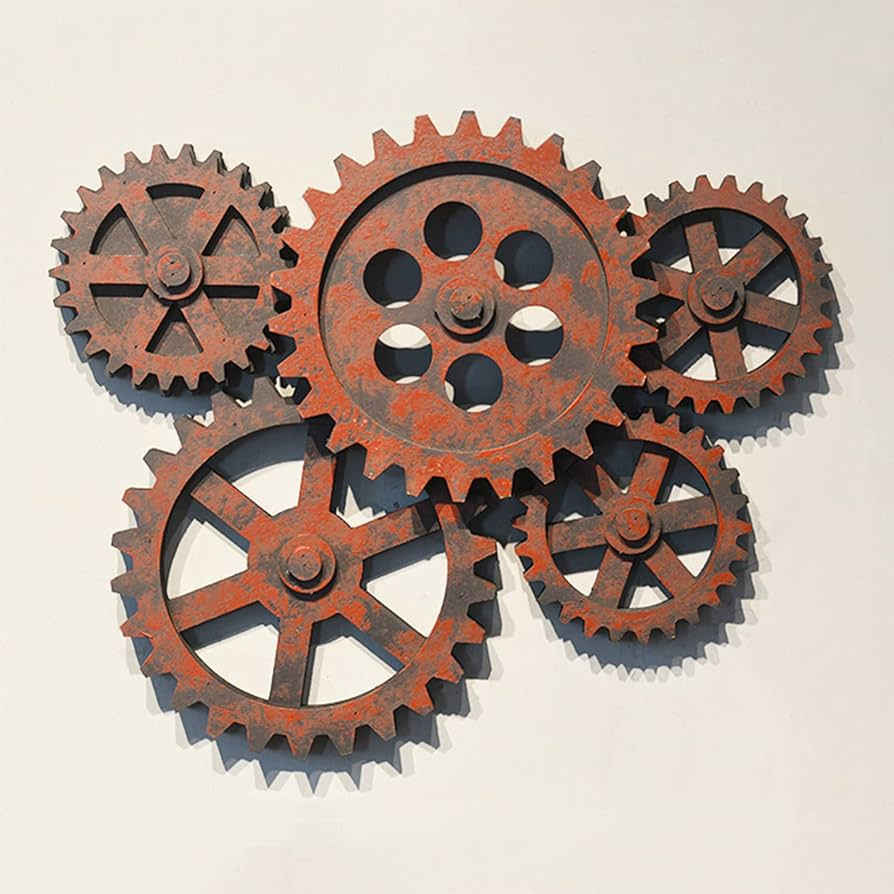
#> input picture 2026-10-15/gears.jpg, 894 x 894 px
$ python ex2-2-shitomasi.py gears.jpg
#> lines starting #> are read from the running program, lines starting #| are printed output that depends on the picture; after the words box and inside, x2 and y2 are one past the last pixel; in counts of white or black regions, pixels touching at a corner belong together
import cv2
import argparse

parser = argparse.ArgumentParser(description="Run Shi-Tomasi corner detection on selected file")
parser.add_argument("file", help="Insert file path")

args = parser.parse_args()

img_src = cv2.imread(args.file)
#> img_src is the input picture: shape (894, 894, 3); mean B, G, R 159.6, 170.3, 187.9
img_gray = cv2.cvtColor(img_src, cv2.COLOR_BGR2GRAY)
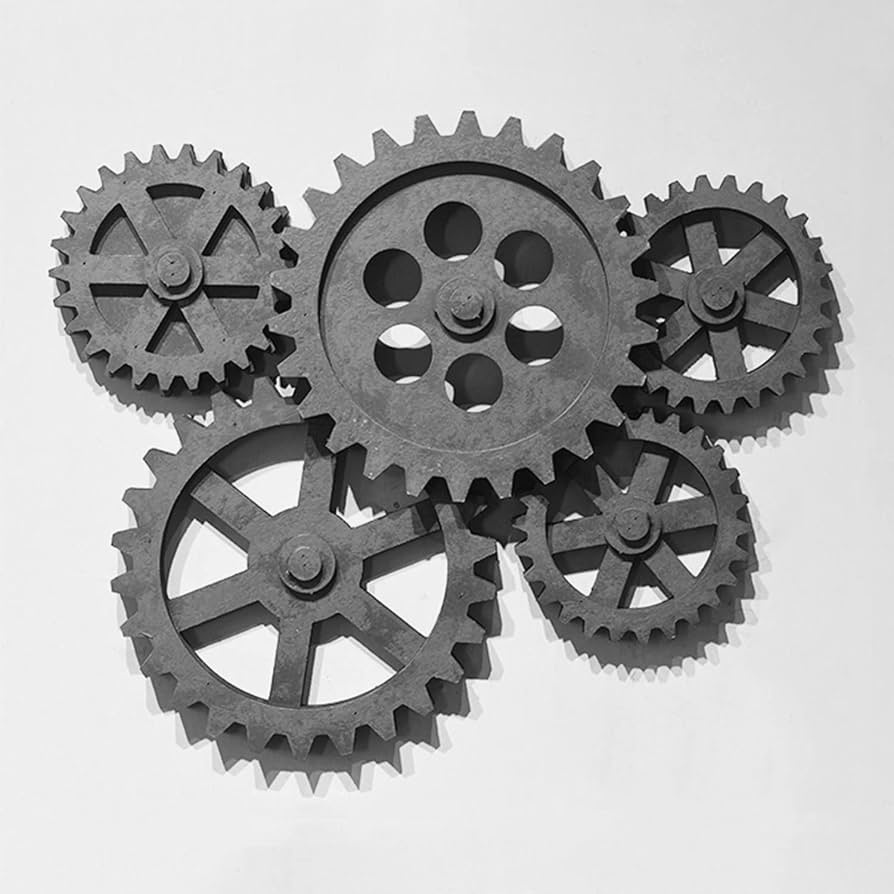
#> img_gray: shape (894, 894); min 0, max 255, mean 174.3
img_dst = img_src.copy()

corners = cv2.goodFeaturesToTrack(img_gray, 1000, 0.1, 5)
#> corners = 439 rows, first 8: [236, 400], [294, 388], [289, 385], [664, 319], [196, 651], [564, 576], [202, 523], [709, 551]

for i in corners:
    x,y = i.ravel()
    x=int(x)
    y=int(y)
    cv2.circle(img_dst,(x,y),3,(0,0,255),2)
#> this loop made 439 passes
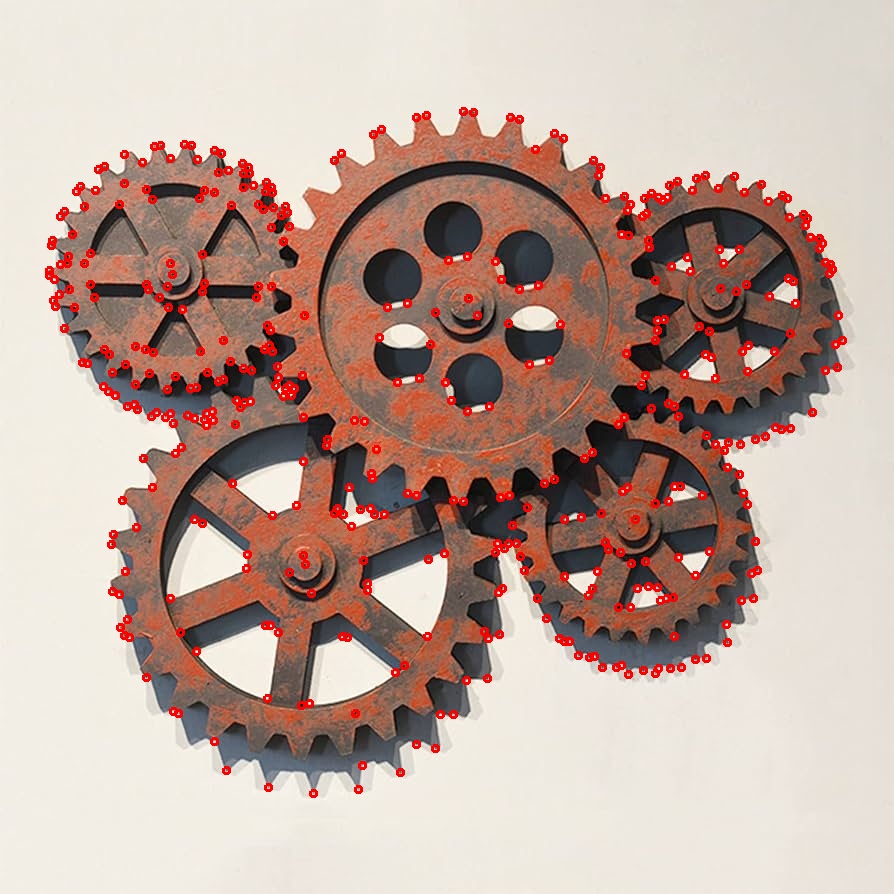
#> img_dst: shape (894, 894, 3); 3.09% of pixels changed, all inside (x1, y1, x2, y2) = (45, 107, 847, 798)

cv2.imshow('src', img_src)
cv2.imshow('dst', img_dst)

cv2.waitKey(0)
cv2.destroyAllWindows()
